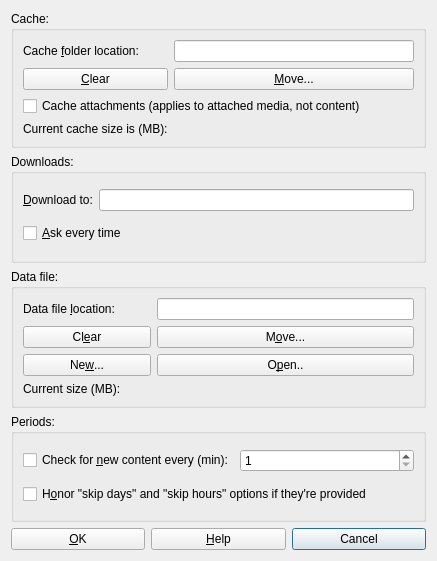
<?xml version="1.0" encoding="UTF-8"?>
<ui version="4.0">
 <class>optiondlg</class>
 <widget class="QDialog" name="optiondlg">
  <property name="windowModality">
   <enum>Qt::ApplicationModal</enum>
  </property>
  <property name="geometry">
   <rect>
    <x>0</x>
    <y>0</y>
    <width>437</width>
    <height>561</height>
   </rect>
  </property>
  <property name="windowTitle">
   <string>Options</string>
  </property>
  <property name="modal">
   <bool>true</bool>
  </property>
  <layout class="QGridLayout" name="gridLayout_4">
   <item row="4" column="2">
    <widget class="QPushButton" name="cancelBtn">
     <property name="text">
      <string>Cancel</string>
     </property>
    </widget>
   </item>
   <item row="4" column="1">
    <widget class="QPushButton" name="helpBtn">
     <property name="text">
      <string>&amp;Help</string>
     </property>
    </widget>
   </item>
   <item row="0" column="0" colspan="3">
    <widget class="QGroupBox" name="groupBox">
     <property name="title">
      <string>Cache:</string>
     </property>
     <layout class="QGridLayout" name="gridLayout">
      <item row="4" column="1">
       <widget class="QLabel" name="cacheSize">
        <property name="text">
         <string/>
        </property>
       </widget>
      </item>
      <item row="1" column="1">
       <widget class="QPushButton" name="cacheMoveBtn">
        <property name="toolTip">
         <string>Moves the cache folder to new location</string>
        </property>
        <property name="text">
         <string>&amp;Move...</string>
        </property>
        <property name="icon">
         <iconset>
          <normalon>:/gfx/transfer-3.png</normalon>
         </iconset>
        </property>
       </widget>
      </item>
      <item row="1" column="0">
       <widget class="QPushButton" name="cacheClearBtn">
        <property name="toolTip">
         <string>Removes all the files and folder from the cache location</string>
        </property>
        <property name="text">
         <string>&amp;Clear</string>
        </property>
        <property name="icon">
         <iconset>
          <normalon>:/gfx/skull-2.png</normalon>
         </iconset>
        </property>
       </widget>
      </item>
      <item row="4" column="0">
       <widget class="QLabel" name="label_3">
        <property name="text">
         <string>Current cache size is (MB):</string>
        </property>
       </widget>
      </item>
      <item row="0" column="0">
       <widget class="QLabel" name="label">
        <property name="text">
         <string>Cache &amp;folder location:</string>
        </property>
        <property name="buddy">
         <cstring>cacheEdit</cstring>
        </property>
       </widget>
      </item>
      <item row="3" column="0" colspan="2">
       <widget class="QCheckBox" name="cacheAttached">
        <property name="text">
         <string>Cache attachments (applies to attached media, not content)</string>
        </property>
       </widget>
      </item>
      <item row="0" column="1">
       <widget class="QLineEdit" name="cacheEdit">
        <property name="minimumSize">
         <size>
          <width>0</width>
          <height>21</height>
         </size>
        </property>
       </widget>
      </item>
     </layout>
    </widget>
   </item>
   <item row="4" column="0">
    <widget class="QPushButton" name="okBtn">
     <property name="text">
      <string>&amp;OK</string>
     </property>
    </widget>
   </item>
   <item row="2" column="0" colspan="3">
    <widget class="QGroupBox" name="groupBox_3">
     <property name="title">
      <string>Data file:</string>
     </property>
     <layout class="QGridLayout" name="gridLayout_3">
      <item row="0" column="0">
       <widget class="QLabel" name="label_4">
        <property name="text">
         <string>Data file &amp;location:</string>
        </property>
        <property name="buddy">
         <cstring>dbFolderEdit</cstring>
        </property>
       </widget>
      </item>
      <item row="1" column="0">
       <widget class="QPushButton" name="clearDBBtn">
        <property name="toolTip">
         <string>Clears the data file. All will be lost!</string>
        </property>
        <property name="text">
         <string>Cl&amp;ear</string>
        </property>
        <property name="icon">
         <iconset>
          <normalon>:/gfx/skull-2.png</normalon>
         </iconset>
        </property>
       </widget>
      </item>
      <item row="3" column="1" colspan="2">
       <widget class="QLabel" name="dbFileSize">
        <property name="text">
         <string/>
        </property>
       </widget>
      </item>
      <item row="0" column="1" colspan="2">
       <widget class="QLineEdit" name="dbFolderEdit">
        <property name="minimumSize">
         <size>
          <width>211</width>
          <height>21</height>
         </size>
        </property>
       </widget>
      </item>
      <item row="1" column="1" colspan="2">
       <widget class="QPushButton" name="moveDBBtn">
        <property name="toolTip">
         <string>Moves the data file to a new location. </string>
        </property>
        <property name="text">
         <string>M&amp;ove...</string>
        </property>
        <property name="icon">
         <iconset>
          <normalon>:/gfx/transfer-3.png</normalon>
         </iconset>
        </property>
       </widget>
      </item>
      <item row="3" column="0">
       <widget class="QLabel" name="label_5">
        <property name="text">
         <string>Current size (MB):</string>
        </property>
       </widget>
      </item>
      <item row="2" column="0">
       <widget class="QPushButton" name="newDBBtn">
        <property name="toolTip">
         <string>Creates new, empty data file</string>
        </property>
        <property name="text">
         <string>Ne&amp;w...</string>
        </property>
        <property name="icon">
         <iconset>
          <normalon>:/gfx/file-new-2.png</normalon>
         </iconset>
        </property>
       </widget>
      </item>
      <item row="2" column="1" colspan="2">
       <widget class="QPushButton" name="openDBBtn">
        <property name="toolTip">
         <string>Opens existing data file</string>
        </property>
        <property name="text">
         <string>O&amp;pen..</string>
        </property>
        <property name="icon">
         <iconset>
          <normalon>:/gfx/file-view-2.png</normalon>
         </iconset>
        </property>
       </widget>
      </item>
     </layout>
    </widget>
   </item>
   <item row="1" column="0" colspan="3">
    <widget class="QGroupBox" name="groupBox_2">
     <property name="title">
      <string>Downloads:</string>
     </property>
     <layout class="QGridLayout" name="gridLayout_2">
      <item row="0" column="0">
       <widget class="QLabel" name="label_2">
        <property name="text">
         <string>&amp;Download to:</string>
        </property>
        <property name="buddy">
         <cstring>downloadEdit</cstring>
        </property>
       </widget>
      </item>
      <item row="0" column="1">
       <widget class="QLineEdit" name="downloadEdit">
        <property name="minimumSize">
         <size>
          <width>241</width>
          <height>21</height>
         </size>
        </property>
       </widget>
      </item>
      <item row="1" column="0" colspan="2">
       <widget class="QCheckBox" name="downloadAskBox">
        <property name="text">
         <string>&amp;Ask every time</string>
        </property>
       </widget>
      </item>
     </layout>
    </widget>
   </item>
   <item row="3" column="0" colspan="3">
    <widget class="QGroupBox" name="groupBox_4">
     <property name="title">
      <string>Periods:</string>
     </property>
     <layout class="QGridLayout" name="gridLayout_5">
      <item row="0" column="0">
       <widget class="QCheckBox" name="checkContentBox">
        <property name="text">
         <string>Check for &amp;new content every (min):</string>
        </property>
       </widget>
      </item>
      <item row="0" column="1">
       <widget class="QSpinBox" name="spinBox">
        <property name="minimumSize">
         <size>
          <width>51</width>
          <height>22</height>
         </size>
        </property>
        <property name="minimum">
         <number>1</number>
        </property>
        <property name="maximum">
         <number>999</number>
        </property>
        <property name="value">
         <number>1</number>
        </property>
       </widget>
      </item>
      <item row="1" column="0" colspan="2">
       <widget class="QCheckBox" name="honorSkipBox">
        <property name="text">
         <string>H&amp;onor &quot;skip days&quot; and &quot;skip hours&quot; options if they're provided</string>
        </property>
       </widget>
      </item>
     </layout>
    </widget>
   </item>
  </layout>
 </widget>
 <tabstops>
  <tabstop>okBtn</tabstop>
  <tabstop>cacheEdit</tabstop>
  <tabstop>cacheClearBtn</tabstop>
  <tabstop>cacheMoveBtn</tabstop>
  <tabstop>cacheAttached</tabstop>
  <tabstop>downloadEdit</tabstop>
  <tabstop>downloadAskBox</tabstop>
  <tabstop>dbFolderEdit</tabstop>
  <tabstop>clearDBBtn</tabstop>
  <tabstop>moveDBBtn</tabstop>
  <tabstop>helpBtn</tabstop>
  <tabstop>cancelBtn</tabstop>
 </tabstops>
 <resources/>
 <connections/>
</ui>
